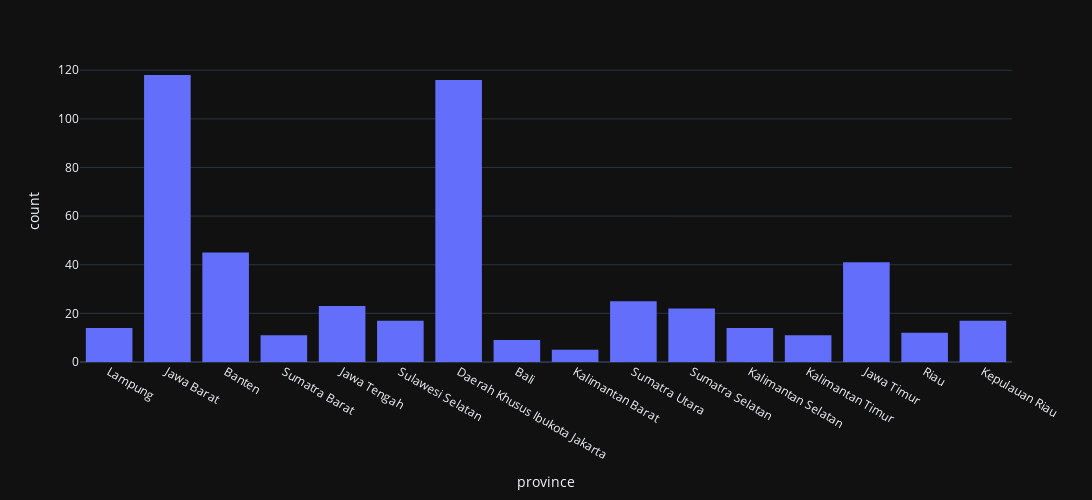

Notebook cell for this chart:
### Code cell
fig = px.histogram(df_clicked, x='province',nbins=20,
                   template='plotly_dark',width=1200, height=500)
fig.show()

### Figure 1 — Plotly figure (JSON) as saved in the notebook; plotly's stock layout.template omitted (floating-point values rounded to 4 significant figures; data arrays with more than 128 entries replaced by an {"elided": "..."} marker saying what was removed)
{"data": [{"alignmentgroup": "True", "bingroup": "x", "hovertemplate": "province=%{x}<br>count=%{y}<extra></extra>", "legendgroup": "", "marker": {"color": "#636efa", "pattern": {"shape": ""}}, "name": "", "nbinsx": 20, "offsetgroup": "", "orientation": "v", "showlegend": false, "type": "histogram", "x": {"elided": "500 str values"}, "xaxis": "x", "yaxis": "y"}], "layout": {"barmode": "relative", "height": 500, "legend": {"tracegroupgap": 0}, "margin": {"t": 60}, "width": 1200, "xaxis": {"anchor": "y", "domain": [0, 1], "title": {"text": "province"}}, "yaxis": {"anchor": "x", "domain": [0, 1], "title": {"text": "count"}}}}
